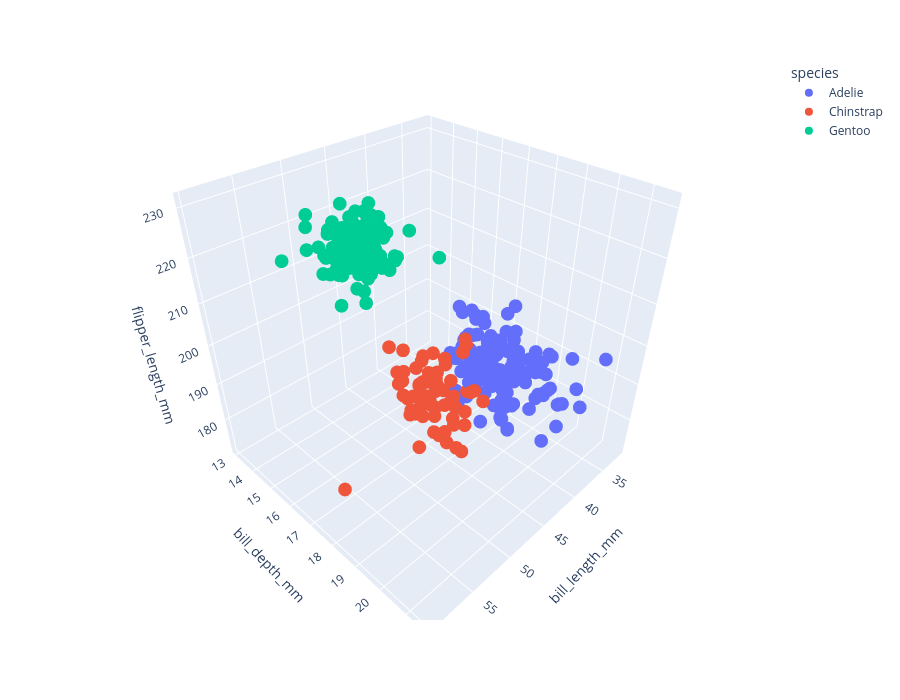

The cell this chart's notebook holds for it:
### Markdown cell above
Look at how these data associate with respect to their species.

### Code cell
fig = px.scatter_3d(penguins, x = "bill_length_mm", y = "bill_depth_mm", z = "flipper_length_mm", color = "species")
fig.update_layout(height=700)
